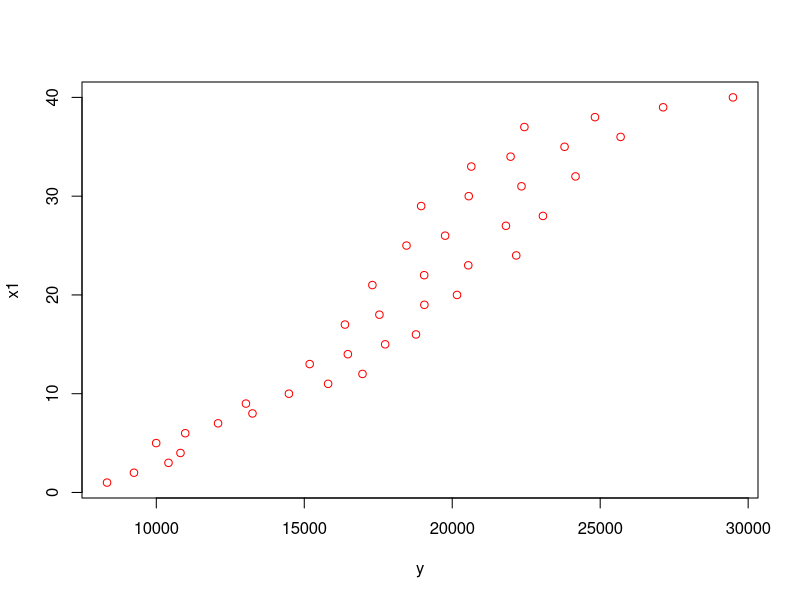
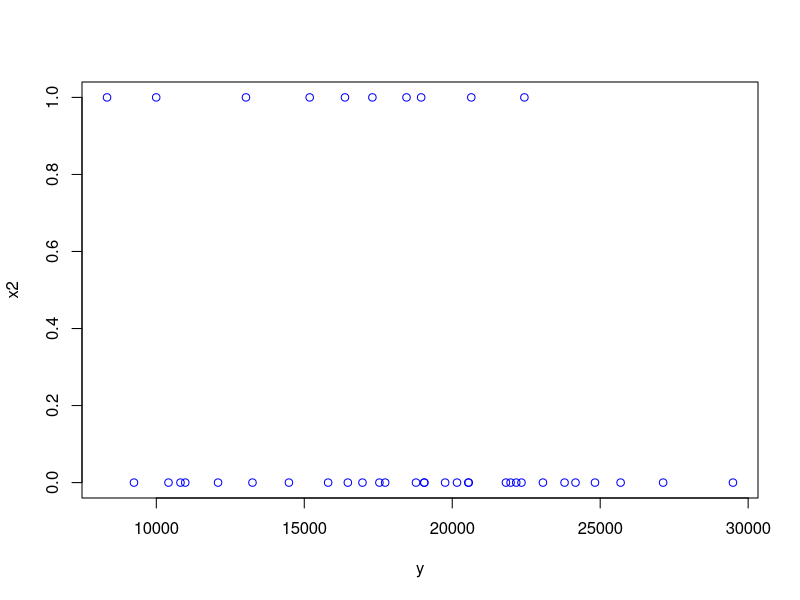
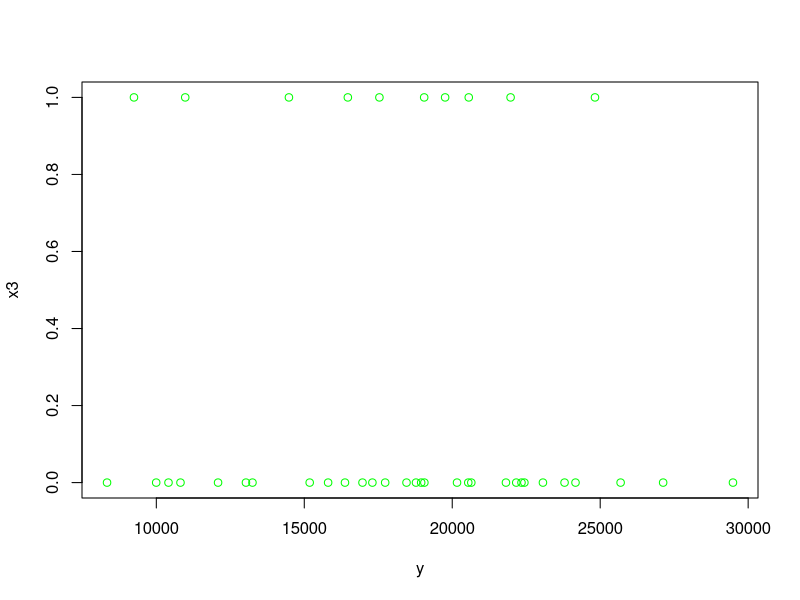
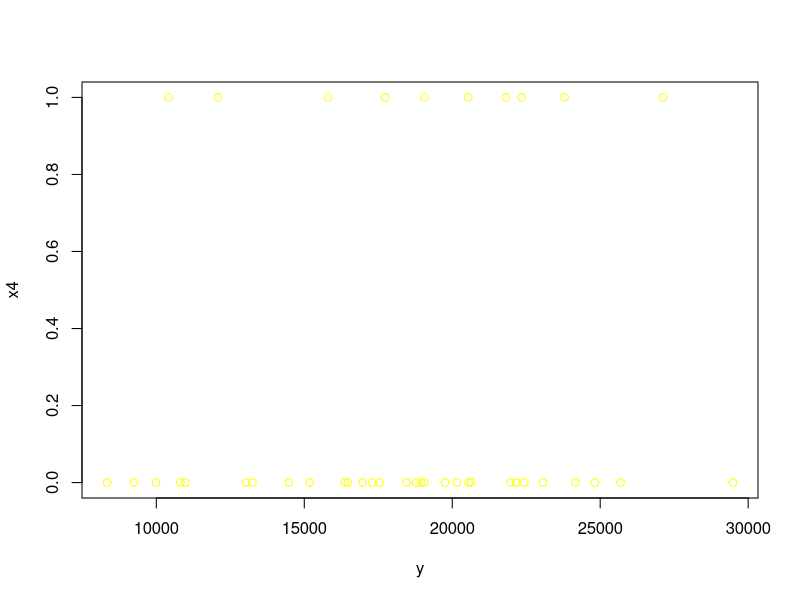

The R source for these figures, in order: (Note: this script raises an error after producing the figures.)
# install.packages('lmtest')
# install.packages('car')
#install.packages("tseries")
#install.packages("forecast")
library(forecast)
library(tseries)
library(lmtest)
library(car)

setwd('/Users/demg/Projects/FA/Course III/ECONOMETRICS/task8')
data <- read.csv('./check.csv', sep = ";")

y <- data$GDP
x1 <- data$t
x2 <- data$d1
x3 <- data$d2
x4 <- data$d3

# Корреляционная матрица
cor(data) 

# Диаграммы рассеяния
plot(y, x1, col = 'red')
plot(y, x2, col= 'blue')
plot(y, x3, col = 'green')
plot(y, x4, col = 'yellow')

########################################################################################
# Множественная модель
p_many <- lm(y~x1+x2+x3+x4)
s_many <- summary(p_many)
s_many

A_many <- sum(abs(s_many$residuals/y)) / length(y) * 100 # Апроксимация
A_many

confint(p_many, level = 0.95) # Доверительные интервалы

# Сравнение моделей
determ <- s_many$r.squared
adjust_determ <- s_many$adj.r.squared
st_error <- error_many
approx <- A_many
f_test <- s_many$fstatistic[1]

#######В) Проверьте значимость модели регрессии в целом и каждого коэффициента модели по отдельности.######
compare <- data.frame(
  Коэффициент_детерминации=determ,
  Скорректированный_коэффициент=adjust_determ,
  Стандартная_ошибка_модели=st_error,
  Ошибка_аппроксимации=approx,
  F_тест=f_test
)
print(compare)

"
Качество модели хорошее:
Модель очень качественная R^2 = 0.9628084
R^2 = 0.9628 (приближено к 1)
Se = 1051 (относительно у не очень много — качество нормальное (умеренное отношение))
F = 226.5
p-value = < 2.2e-16
Ошибка_аппроксимации < 7 - модель хорошая (5.371801)
"


#прогнозирование по модели с фиктивными переменными
pred=data.frame(c(41,42,43),c(1,0,0),c(0,1,0),c(0,0,1))
colnames(pred)=c("x1","x2","x3","x4")
predictGDP=predict(p_many, newdata = pred)
predictGDP
pred


dwtest(p_many) # Тест Дарбина-Ватсона
#  2.676e-08
bgtest(p_many, order = 1, order.by = NULL, type = c("Chisq", "F")) # Тест Бреуша-Годфри
#pv 4.028e-06 > 0.1,0.05, 0.01 =>H0 принимается, автокорреляция первого порядка отсутствует

gqtest(p_many, order.by = x1, fraction = 0) # Тест Голдфельда-Квандта для x1
#p-value = 0.1982 - больше 0.1 0.05 0.01, отсутствует проблема гетероскедастичности

bptest(p_many, studentize = TRUE) # Тест Бреуша-Пагана
#p-value = 0.546, - больше 0.1 0.05 0.01, отсутствует проблема гетероскедастичности

error_many <- sqrt(deviance(p_many)/df.residual(p_many))

#работа с временным рядом GDP 
GDP <- c(data$GDP)
GDP1 <- ts(data=GDP,start=c(2009), name="GDP", frequency = 4)
GDP1
ACF <- Acf(GDP1) # выборочная автокорреляция
ACF
PACF <- Pacf(GDP1) # частная автокорреляиця 
PACF
tsdisplay(GDP1)
#вывод: ряд нестационарный